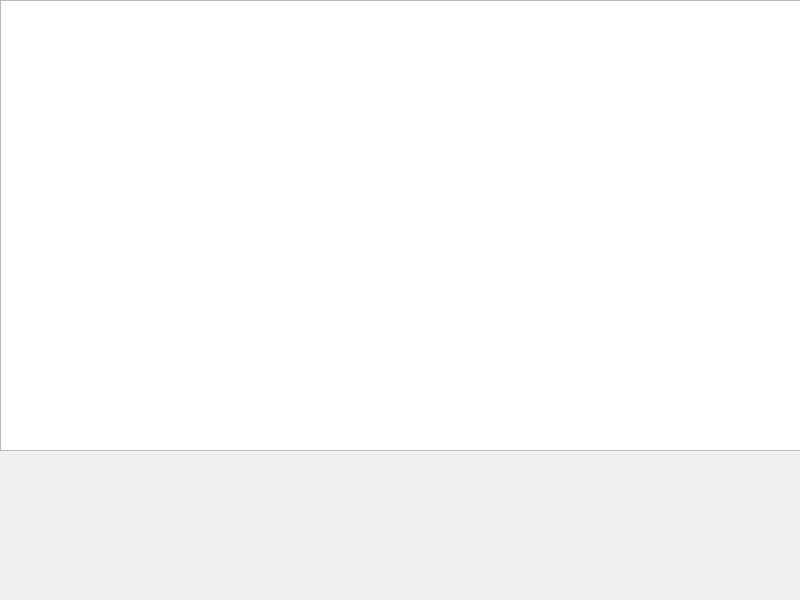
<?xml version="1.0" encoding="UTF-8"?>
<ui version="4.0">
 <class>MainWindow</class>
 <widget class="QMainWindow" name="MainWindow">
  <property name="geometry">
   <rect>
    <x>0</x>
    <y>0</y>
    <width>800</width>
    <height>600</height>
   </rect>
  </property>
  <property name="windowTitle">
   <string>MainWindow</string>
  </property>
  <widget class="QWidget" name="centralwidget">
   <widget class="QGraphicsView" name="graphicsView">
    <property name="geometry">
     <rect>
      <x>0</x>
      <y>0</y>
      <width>801</width>
      <height>451</height>
     </rect>
    </property>
   </widget>
  </widget>
 </widget>
 <resources/>
 <connections/>
</ui>
